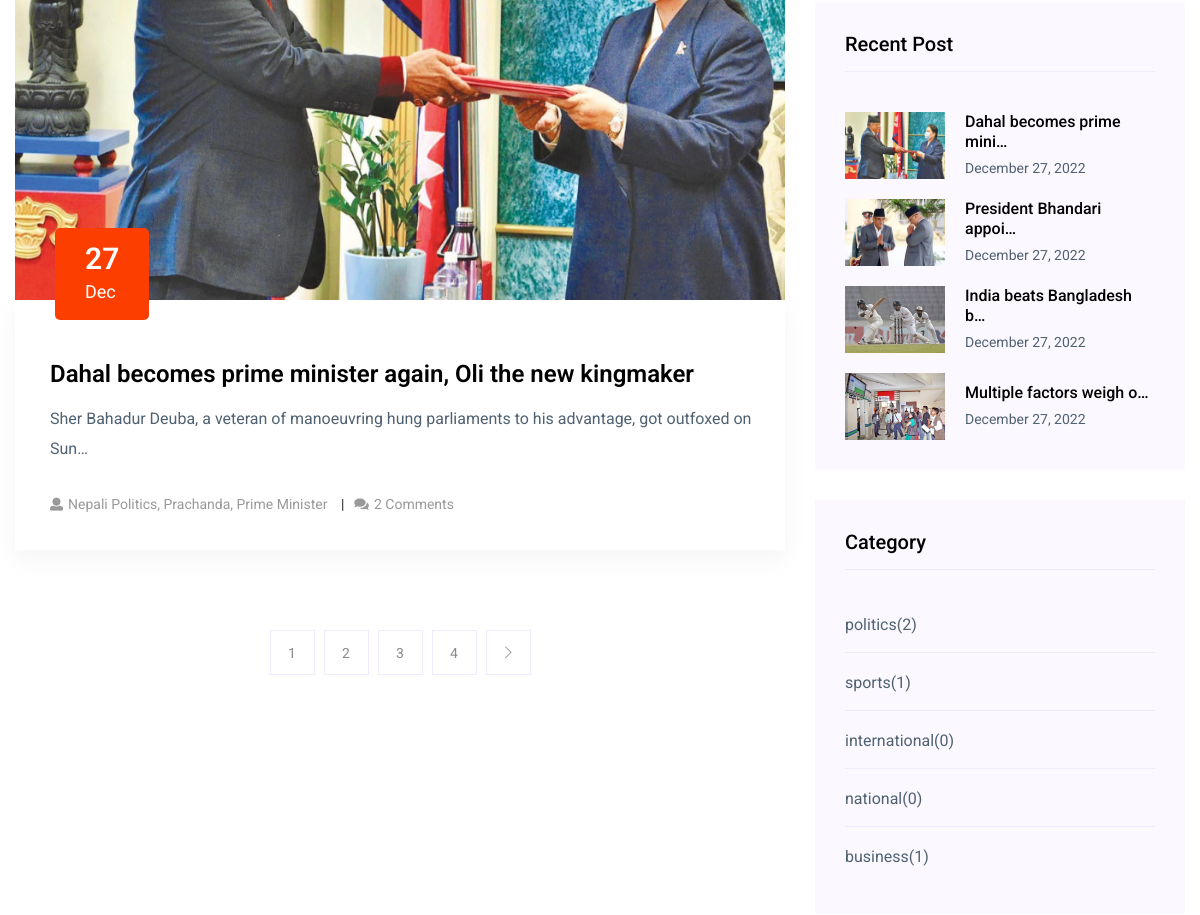
Before: /post-list/ (middle part) with the older database file.
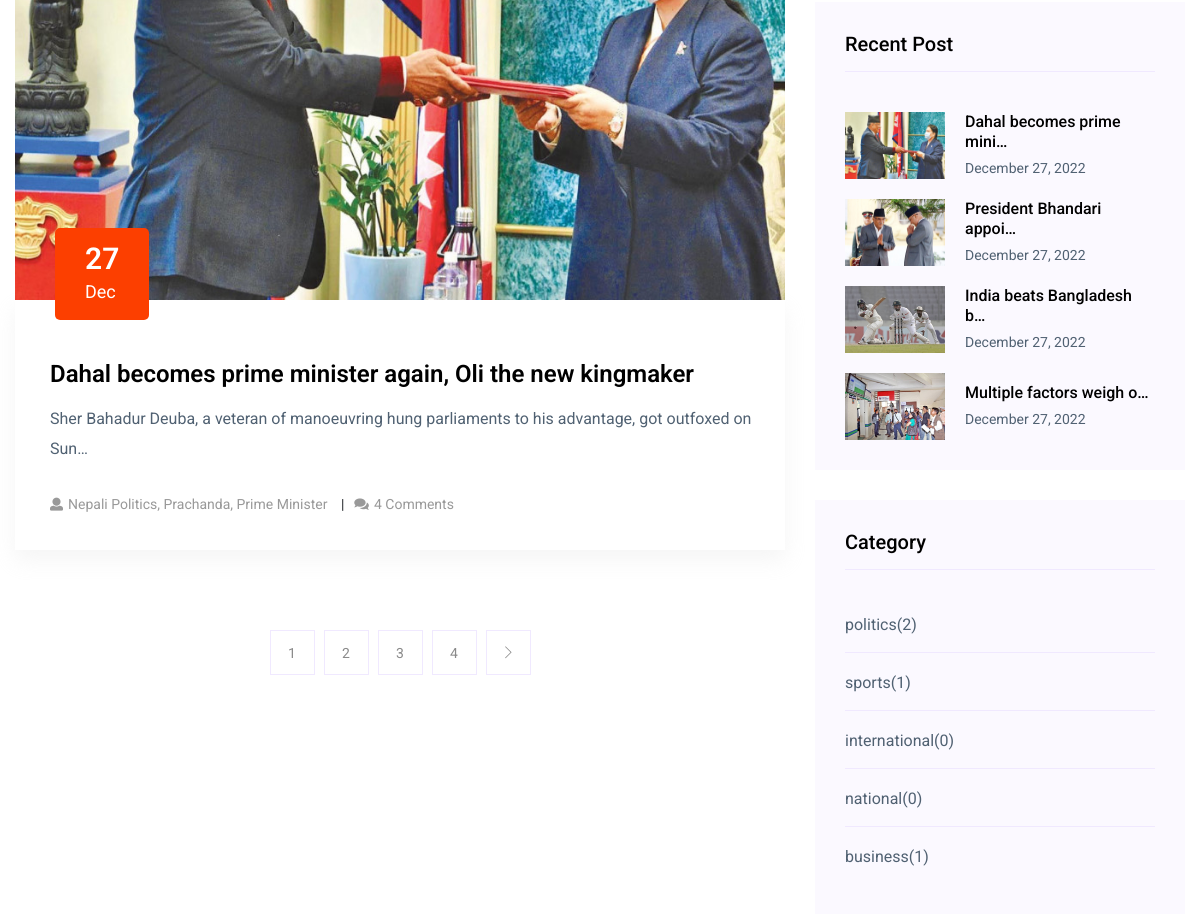
After: the same page with the newer database file.
### blog_app/models.py (models this page shows, shortened)
class TimeStamp(models.Model):
    created_at = models.DateTimeField(auto_now_add=True)
    updated_at = models.DateTimeField(auto_now=True)
    class Meta:
        abstract = True

class Post(TimeStamp):  # Pascal case
    STATUS_CHOICES = [
        ("active", "Active"),
        ("inactive", "Inactive"),
    ]
    title = models.CharField(max_length=255)
    content = models.TextField()
    featured_image = models.ImageField(upload_to="post_images/%Y/%m/%d", blank=False)
    views_count = models.PositiveBigIntegerField(default=0)
    status = models.CharField(max_length=25, choices=STATUS_CHOICES, default="active")
    category = models.ForeignKey(
        Category, on_delete=models.SET_NULL, null=True, blank=True
    )
    tag = models.ManyToManyField(Tag)
    published_at = models.DateTimeField(null=True, blank=True)
    author = models.ForeignKey("auth.User", on_delete=models.CASCADE)

class Comment(TimeStamp):
    post = models.ForeignKey(Post, on_delete=models.CASCADE)
    subject = models.CharField(max_length=200)
    message = models.TextField()
    name = models.CharField(max_length=200)
    email = models.EmailField()

class Tag(TimeStamp):
    name = models.CharField(max_length=255)
    def __str__(self):
        return self.name[:100]

### blog_app/views.py (the view)
class PostListView(ListView):
    model = Post
    template_name = "aznews/body/post_list/post_list.html"
    queryset = Post.objects.filter(published_at__isnull=False).order_by("-published_at")
    context_object_name = "posts"
    paginate_by = paginate_by

### templates/aznews/body/post_list/post_list.html
{% extends "aznews/base.html" %}
{% block content %}
  <section class="blog_area section-padding">
    <div class="container">
      <div class="row">
        {% include "aznews/body/post_list/left.html" %}
        {% include "aznews/body/post_list/right.html" %}
      </div>
    </div>
  </section>
{% endblock content %}

### templates/aznews/body/post_list/left.html
{% load static %}
<div class="col-lg-8 mb-5 mb-lg-0">
  <div class="blog_left_sidebar">
    {% for post in posts %}
      <article class="blog_item">
        <div class="blog_item_img">
          <img class="card-img rounded-0" src="{{ post.featured_image.url }}" alt="">
          <a href="#" class="blog_item_date">
            <h3>{{ post.published_at|date:"j" }}</h3>
            <p>{{ post.published_at|date:"M" }}</p>
          </a>
        </div>
        <div class="blog_details">
          <a class="d-inline-block" href="{% url 'post-detail' post.pk %}">
            <h2>{{ post.title }}</h2>
          </a>
          <p>{{ post.content|truncatechars:100 }}</p>
          <ul class="blog-info-link">
            <li>
              <a href="#"><i class="fa fa-user"></i>{{ post.tag.all|join:", "|title }}</a>
            </li>
            <li>
              <a href="#"><i class="fa fa-comments"></i>{{ post.comment_set.all | length }} Comments</a>
            </li>
          </ul>
        </div>
      </article>
    {% endfor %}
    {% include "aznews/body/post_list/pagination.html" %}
  </div>
</div>

### templates/aznews/body/post_list/aside/popular.html
{% load static %}
<aside class="single_sidebar_widget popular_post_widget">
  <h3 class="widget_title">Recent Post</h3>
  {% for recent_post in recent_posts %}
    <div class="media post_item">
      <img src="{{ recent_post.featured_image.url }}"
           alt="{{ recent_post.title }}" width="100px">
      <div class="media-body">
        <a href="{% url 'post-detail' recent_post.pk %}">
          <h3>{{ recent_post.title|truncatechars:25 }}</h3>
        </a>
        <p>{{ recent_post.published_at|date:"F j, Y" }}</p>
      </div>
    </div>
  {% endfor %}
</aside>

Changed rows visible on the page:
changed Post "Dahal becomes prime minister again, Oli the new kingmaker": comment_set.all|length "2" → "4"
